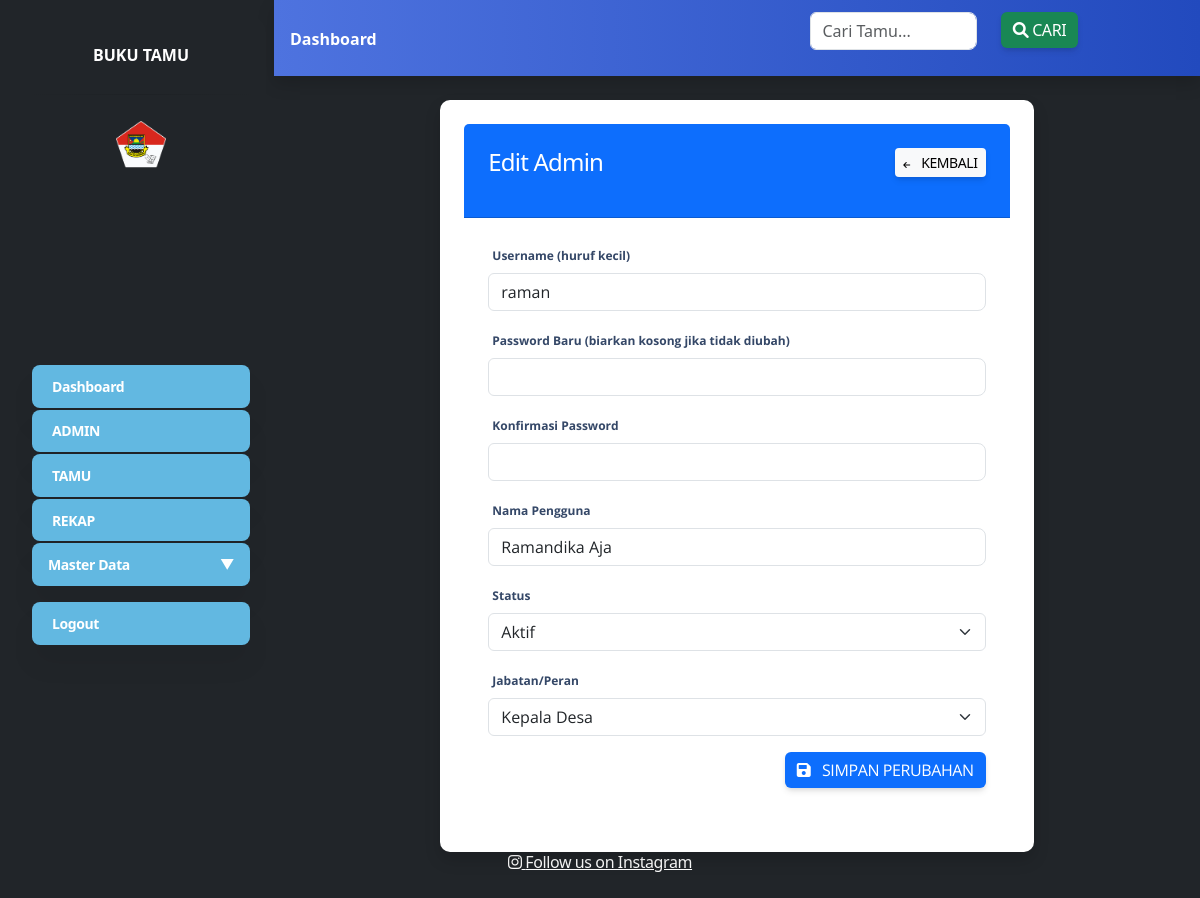
/?dashboard=user-edit&id=1&nama_pengguna=Ramandika Aja (signed in), run on the app's committed database.
### tables this page shows
CREATE TABLE `user` (
  `id_user` int(11) NOT NULL,
  `username` varchar(50) NOT NULL,
  `password` varchar(255) NOT NULL,
  `nama_pengguna` varchar(100) NOT NULL,
  `jabatan` enum('Kepala Desa','Sekretaris Desa','Operator Kecamatan','Kasi Pemerintahan','Admin Umum') NOT NULL,
  `status` enum('aktif','tidak-aktif') NOT NULL DEFAULT 'aktif'
);

### user_edit.php (the view, shortened to what this page needs)
<?php
include "koneksi.php";
$id = $_GET['id'];
$pilih = mysqli_query($koneksi, "SELECT * FROM user WHERE id_user='$id'");
?>
<div class="card shadow p-4">
  <div class="card-header bg-primary text-white">
    <div class="row">
      <div class="col-md-8">
        <h4 class="card-title mb-0">Edit Admin</h4>
      </div>
      <div class="col-md-4 text-end">
        <a href="index.php?dashboard=user" class="btn btn-light btn-sm">
          <i class="fas fa-arrow-left me-2"></i> Kembali
        </a>
      </div>
    </div>
  </div>
  <div class="card-body">
    <form action="" method="post">
      <?php while ($data = mysqli_fetch_array($pilih)) : ?>
        <div class="mb-3">
          <label for="username" class="form-label">Username (huruf kecil)</label>
          <input type="text" class="form-control" id="username" name="username" value="<?= $data['username'] ?>" required>
        </div>
        <div class="mb-3">
          <label for="password" class="form-label">Password Baru (biarkan kosong jika tidak diubah)</label>
          <input type="password" class="form-control" id="password" name="password">
        </div>
        <div class="mb-3">
          <label for="password_confirm" class="form-label">Konfirmasi Password</label>
          <input type="password" class="form-control" id="password_confirm" name="password_confirm">
        </div>
        <div class="mb-3">
          <label for="nama_pengguna" class="form-label">Nama Pengguna</label>
          <input type="text" class="form-control" id="nama_pengguna" name="nama_pengguna" value="<?= $data['nama_pengguna'] ?>" required>
        </div>
        <div class="mb-3">
          <label for="status" class="form-label">Status</label>
          <select class="form-select" id="status" name="status" required>
            <option value="aktif" <?= ($data['status'] == 'aktif') ? 'selected' : '' ?>>Aktif</option>
          </select>
        </div>
        <div class="mb-3">
          <label for="jabatan" class="form-label">Jabatan/Peran</label>
          <select class="form-select" id="jabatan" name="jabatan" required>
            <option value="Kepala Desa" <?= ($data['jabatan'] == 'Kepala Desa') ? 'selected' : '' ?>>Kepala Desa</option>
          </select>
        </div>
      <?php endwhile; ?>
      <div class="text-end">
        <button type="submit" class="btn btn-primary">
          <i class="fas fa-save me-2"></i> Simpan Perubahan
        </button>
      </div>
    </form>
  </div>
</div>

### index.php (style rules this page uses)
.card { border: none; border-radius: 10px; box-shadow: 0 4px 6px rgba(0, 0, 0, 0.1); }

### data on the page
user: username "raman", nama_pengguna "Ramandika Aja", status "Aktif", jabatan "Kepala Desa"
